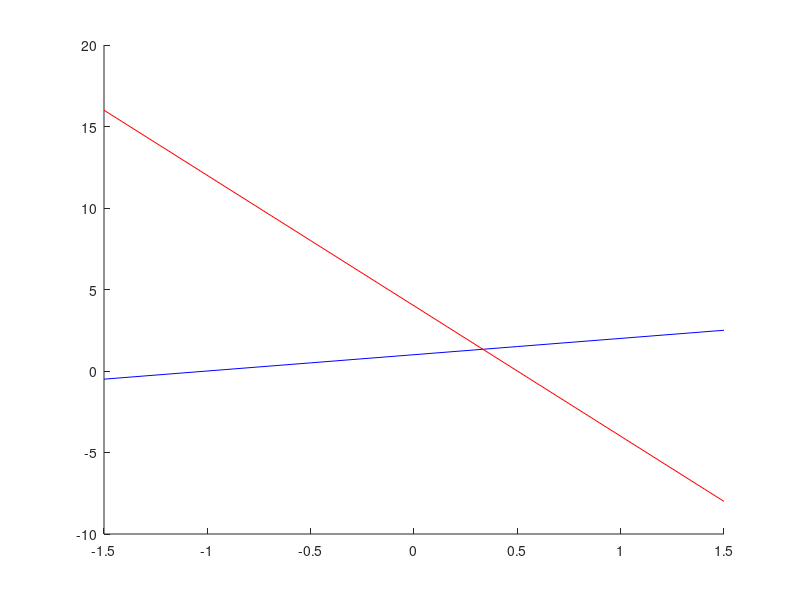

This figure's MATLAB source: (Note: this script raises an error after producing the figure.)
x = -1.5:1.5; 
y = x + 1;
a = -1.5:1.5;
b = 4 - 8*a;
hold on
plot(x,y, 'b')
plot(a,b, 'r')
xline(0, 'b')
yline(0,'r')
grid on
title('Plot of Nullclines')
xlabel('x')
ylabel('y')
legend('ydot nullcline', 'xdot nullcline')

x = [-1 0];
y = [0 0];
a = [1/3 0];
b = [4/3 4];
hold on
plot(x, y, '.', 'LineWidth', 2, 'MarkerSize', 10)
plot(a, b, '.', 'LineWidth', 2, 'MarkerSize', 10)
legend('xdot nullcline', 'ydot nullcline')